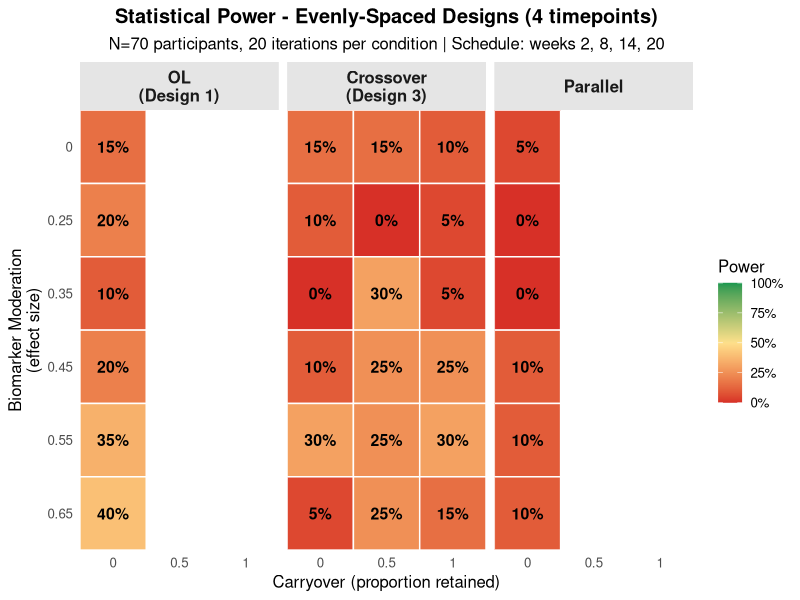

The R source for this figure:
# N-of-1 Trial Simulation - Evenly-Spaced Measurement Designs
# OL, Crossover, and Parallel designs with 4 evenly-spaced measurement points
# These designs have uniform temporal sampling

rm(list = ls())
suppressPackageStartupMessages({
  library(tidyverse)
  library(nlme)
  library(MASS)
  library(conflicted)
})

# Resolve conflicts
conflicts_prefer(dplyr::select)
conflicts_prefer(dplyr::filter)
conflicts_prefer(dplyr::lag)
conflicts_prefer(nlme::lme)

# ============================================================================
# PARAMETERS
# ============================================================================

n_participants <- 70
n_iterations <- 20

# Three-factor response model - RATE-BASED (points per week)
BR_rate <- 0.5  # Biological Response: drug improvement rate
ER_rate <- 0.2  # Expectancy Response: placebo improvement rate
TR_rate <- 0.1  # Time-variant Response: natural improvement rate
treatment_effect <- BR_rate  # Alias for display purposes

baseline_mean <- 10.0       # Mean baseline response
between_subject_sd <- 2.0   # SD of participant random effects
within_subject_sd <- 1.8    # SD of measurement noise
biomarker_mean <- 5.0       # Mean biomarker value
biomarker_sd <- 2.0         # SD of biomarker

# Correlation parameters (from Hendrickson)
c.br <- 0.8  # BR autocorrelation across timepoints
c.er <- 0.8  # ER autocorrelation across timepoints
c.tr <- 0.8  # TR autocorrelation across timepoints
c.cf1t <- 0.2  # Same-time cross-correlation
c.cfct <- 0.1  # Different-time cross-correlation
c.bm_baseline <- 0.3   # Biomarker-baseline correlation
c.baseline_resp <- 0.4 # Baseline-response correlation

# Allowed correlation values (finite grid for consistent results)
allowed_correlations <- c(0, 0.1, 0.2, 0.3, 0.4, 0.5, 0.6)

# Parameter grid - OL, Crossover, and Parallel designs only
param_grid <- bind_rows(
  # Open-label design (power conditions)
  expand_grid(
    design = "ol",
    biomarker_moderation = c(0.25, 0.35, 0.45, 0.55, 0.65),
    biomarker_correlation = c(0.3),
    carryover = c(0)
  ),
  # Type I error condition for OL
  expand_grid(
    design = "ol",
    biomarker_moderation = c(0),
    biomarker_correlation = c(0),
    carryover = c(0)
  ),
  # Crossover design (power conditions)
  expand_grid(
    design = "crossover",
    biomarker_moderation = c(0.25, 0.35, 0.45, 0.55, 0.65),
    biomarker_correlation = c(0.3),
    carryover = c(0, 0.5, 1)
  ),
  # Type I error condition for Crossover
  expand_grid(
    design = "crossover",
    biomarker_moderation = c(0),
    biomarker_correlation = c(0),
    carryover = c(0, 0.5, 1)
  ),
  # Parallel design (power conditions)
  expand_grid(
    design = "parallel",
    biomarker_moderation = c(0, 0.25, 0.35, 0.45, 0.55, 0.65),
    biomarker_correlation = c(0.3),
    carryover = c(0)
  )
)

# ============================================================================
# BUILD SIGMA WITH GUARANTEED PD (Time-Based AR(1))
# ============================================================================

build_sigma_guaranteed_pd <- function(weeks, c.bm, params) {
  n_tp <- length(weeks)

  br_idx <- 1:n_tp
  er_idx <- (n_tp + 1):(2 * n_tp)
  tr_idx <- (2 * n_tp + 1):(3 * n_tp)
  bm_idx <- 3 * n_tp + 1
  bl_idx <- 3 * n_tp + 2

  # STAGE 1: Build Sigma_22 (2x2) - Biomarker & Baseline
  Sigma_22 <- matrix(c(
    biomarker_sd^2,
    c.bm_baseline * biomarker_sd * between_subject_sd,
    c.bm_baseline * biomarker_sd * between_subject_sd,
    between_subject_sd^2
  ), 2, 2)

  # STAGE 2: Build Sigma_11 (3*n_tp x 3*n_tp) - Response components
  build_ar1_time <- function(weeks, rho, sigma) {
    n <- length(weeks)
    Cov <- matrix(0, n, n)
    for (i in 1:n) {
      for (j in 1:n) {
        time_lag <- abs(weeks[i] - weeks[j])
        Cov[i, j] <- sigma^2 * rho^time_lag
      }
    }
    return(Cov)
  }

  Sigma_BR <- build_ar1_time(weeks, c.br, within_subject_sd)
  Sigma_ER <- build_ar1_time(weeks, c.er, within_subject_sd)
  Sigma_TR <- build_ar1_time(weeks, c.tr, within_subject_sd)

  Sigma_11 <- matrix(0, 3 * n_tp, 3 * n_tp)
  Sigma_11[br_idx, br_idx] <- Sigma_BR
  Sigma_11[er_idx, er_idx] <- Sigma_ER
  Sigma_11[tr_idx, tr_idx] <- Sigma_TR

  for (i in 1:n_tp) {
    for (j in 1:n_tp) {
      time_lag <- abs(weeks[i] - weeks[j])
      cross_cov <- if (i == j) {
        c.cf1t * within_subject_sd^2
      } else {
        c.cfct * within_subject_sd^2 * (0.9^time_lag)
      }
      Sigma_11[br_idx[i], er_idx[j]] <- cross_cov
      Sigma_11[er_idx[j], br_idx[i]] <- cross_cov
      Sigma_11[br_idx[i], tr_idx[j]] <- cross_cov
      Sigma_11[tr_idx[j], br_idx[i]] <- cross_cov
      Sigma_11[er_idx[i], tr_idx[j]] <- cross_cov
      Sigma_11[tr_idx[j], er_idx[i]] <- cross_cov
    }
  }

  # STAGE 3: Build Sigma_12 with automatic scaling
  effective_c.bm <- c.bm
  effective_c.baseline <- c.baseline_resp

  for (attempt in 1:10) {
    Sigma_12 <- matrix(0, 3 * n_tp, 2)
    Sigma_12[br_idx, 1] <- effective_c.bm * within_subject_sd * biomarker_sd
    Sigma_12[er_idx, 1] <- effective_c.bm * 0.5 * within_subject_sd * biomarker_sd
    Sigma_12[tr_idx, 1] <- effective_c.bm * 0.5 * within_subject_sd * biomarker_sd
    Sigma_12[br_idx, 2] <- effective_c.baseline * within_subject_sd * between_subject_sd
    Sigma_12[er_idx, 2] <- effective_c.baseline * within_subject_sd * between_subject_sd
    Sigma_12[tr_idx, 2] <- effective_c.baseline * within_subject_sd * between_subject_sd

    Sigma_22_inv <- solve(Sigma_22)
    cross_term <- Sigma_12 %*% Sigma_22_inv %*% t(Sigma_12)
    Sigma_cond <- Sigma_11 - cross_term
    min_eig <- min(eigen(Sigma_cond, only.values = TRUE)$values)

    if (min_eig > 1e-6) break

    if (effective_c.bm > 0) {
      new_c.bm <- allowed_correlations[max(1, which(allowed_correlations == effective_c.bm) - 1)]
      if (new_c.bm != effective_c.bm) {
        cat(sprintf("  Snapped biomarker correlation %.2f -> %.2f\n", effective_c.bm, new_c.bm))
        effective_c.bm <- new_c.bm
        next
      }
    }

    if (effective_c.baseline > 0.2) {
      effective_c.baseline <- 0.2
      cat("  Also reduced baseline correlation to 0.20\n")
      next
    }

    warning("Could not achieve PD after all reductions")
    break
  }

  # Build full sigma
  total_dim <- 3 * n_tp + 2
  Sigma <- matrix(0, total_dim, total_dim)
  Sigma[1:(3*n_tp), 1:(3*n_tp)] <- Sigma_11
  Sigma[(3*n_tp+1):total_dim, (3*n_tp+1):total_dim] <- Sigma_22
  Sigma[1:(3*n_tp), (3*n_tp+1):total_dim] <- Sigma_12
  Sigma[(3*n_tp+1):total_dim, 1:(3*n_tp)] <- t(Sigma_12)

  indices <- list(
    br = br_idx, er = er_idx, tr = tr_idx,
    bm = bm_idx, bl = bl_idx, n_tp = n_tp
  )

  return(list(
    Sigma = Sigma,
    Sigma_22 = Sigma_22,
    Sigma_cond = Sigma_cond,
    Sigma_12 = Sigma_12,
    indices = indices,
    effective_c.bm = effective_c.bm
  ))
}

# ============================================================================
# TWO-STAGE GENERATION
# ============================================================================

generate_participant_twostage <- function(sigma_parts, idx) {
  Sigma_22 <- sigma_parts$Sigma_22
  Sigma_cond <- sigma_parts$Sigma_cond
  Sigma_12 <- sigma_parts$Sigma_12
  n_tp <- idx$n_tp

  # Stage 1: Generate (biomarker, baseline)
  stage1 <- mvrnorm(1, mu = c(biomarker_mean, baseline_mean), Sigma = Sigma_22)
  biomarker <- stage1[1]
  baseline <- stage1[2]

  # Stage 2: Generate responses conditional on stage 1
  z <- c(biomarker - biomarker_mean, baseline - baseline_mean)
  cond_mean <- as.vector(Sigma_12 %*% solve(Sigma_22) %*% z)
  responses <- mvrnorm(1, mu = cond_mean, Sigma = Sigma_cond)

  list(
    biomarker = biomarker,
    baseline = baseline,
    br_random = responses[idx$br],
    er_random = responses[idx$er],
    tr_random = responses[idx$tr]
  )
}

# ============================================================================
# DESIGN STRUCTURES - EVENLY-SPACED SCHEDULE
# ============================================================================

# 4 evenly-spaced points (6-week gaps) for OL, Crossover, Parallel
measurement_weeks <- c(2, 8, 14, 20)

create_ol_design <- function(n_participants, measurement_weeks) {
  expand_grid(
    participant_id = 1:n_participants,
    week = measurement_weeks
  ) %>%
    mutate(
      path = 1,
      treatment = 1,
      expectancy = 1.0
    )
}

create_crossover_design <- function(n_participants, measurement_weeks) {
  sequence_assignment <- sample(rep(1:2, length.out = n_participants))
  midpoint <- median(measurement_weeks)

  expand_grid(
    participant_id = 1:n_participants,
    week = measurement_weeks
  ) %>%
    mutate(
      path = sequence_assignment[participant_id],
      treatment = case_when(
        week <= midpoint & path == 1 ~ 1,
        week <= midpoint & path == 2 ~ 0,
        week > midpoint & path == 1 ~ 0,
        week > midpoint & path == 2 ~ 1,
        TRUE ~ NA_real_
      ),
      expectancy = 0.5
    )
}

create_parallel_design <- function(n_participants, measurement_weeks) {
  treatment_assignment <- sample(rep(0:1, length.out = n_participants))

  expand_grid(
    participant_id = 1:n_participants,
    week = measurement_weeks
  ) %>%
    mutate(
      path = treatment_assignment[participant_id] + 1,
      treatment = treatment_assignment[participant_id],
      expectancy = 0.5
    )
}

# ============================================================================
# RUN SIMULATION
# ============================================================================

# Set up logging
log_file <- "../output/simulation_evenly_spaced_log.txt"
if (!dir.exists("../output")) dir.create("../output", recursive = TRUE)
sink(log_file, split = TRUE)

cat("Running EVENLY-SPACED designs simulation...\n")
cat("Designs: OL, Crossover, Parallel (4 measurement points)\n")
cat("Schedule: weeks", paste(measurement_weeks, collapse = ", "), "\n")
cat("Treatment effect =", treatment_effect, "\n")
cat("Participants =", n_participants, "\n")
cat("Iterations per condition =", n_iterations, "\n\n")

results <- tibble()

for (i in 1:nrow(param_grid)) {
  params <- as.list(param_grid[i, ])
  cat(sprintf(
    "Condition %d: design=%s, bm_mod=%.2f, carryover=%.2f\n",
    i, params$design, params$biomarker_moderation, params$carryover
  ))

  for (iter in 1:n_iterations) {
    set.seed(iter * 1000 + i)

    if (params$design == "ol") {
      trial_design <- create_ol_design(n_participants, measurement_weeks)
    } else if (params$design == "crossover") {
      trial_design <- create_crossover_design(n_participants, measurement_weeks)
    } else {
      trial_design <- create_parallel_design(n_participants, measurement_weeks)
    }

    n_timepoints <- length(measurement_weeks)

    sigma_parts <- build_sigma_guaranteed_pd(
      measurement_weeks,
      params$biomarker_correlation,
      params
    )
    idx <- sigma_parts$indices
    effective_bm_corr <- sigma_parts$effective_c.bm

    all_participant_data <- list()
    for (pid in 1:n_participants) {
      result <- generate_participant_twostage(sigma_parts, idx)
      all_participant_data[[pid]] <- tibble(
        participant_id = pid,
        biomarker = result$biomarker,
        baseline = result$baseline,
        br_random = result$br_random,
        er_random = result$er_random,
        tr_random = result$tr_random
      )
    }

    participant_data <- bind_rows(all_participant_data) %>%
      group_by(participant_id) %>%
      mutate(timepoint_idx = row_number()) %>%
      ungroup()

    bm_mod <- params$biomarker_moderation

    trial_data <- trial_design %>%
      group_by(participant_id) %>%
      mutate(timepoint_idx = row_number()) %>%
      ungroup() %>%
      left_join(participant_data, by = c("participant_id", "timepoint_idx")) %>%
      group_by(participant_id) %>%
      arrange(week) %>%
      mutate(
        weeks_on_drug = cumsum(treatment),
        weeks_with_expectancy = cumsum(expectancy),
        weeks_in_trial = week - min(week),
        time_off = cumsum(treatment == 0),
        carryover_effect = as.numeric(
          treatment == 0 & lag(treatment, default = 1) == 1
        ),
        bm_centered = (biomarker - biomarker_mean) / biomarker_sd,
        BR_mean = {
          effective_BR_rate <- BR_rate * (1 + bm_mod * bm_centered)
          br_accumulated <- lag(weeks_on_drug, default = 0) * effective_BR_rate
          first_off <- treatment == 0 & lag(treatment, default = 1) == 1
          ifelse(treatment == 1,
            weeks_on_drug * effective_BR_rate,
            ifelse(first_off, br_accumulated * params$carryover, 0)
          )
        },
        BR = BR_mean + br_random,
        ER_mean = weeks_with_expectancy * ER_rate,
        ER = ER_mean + er_random,
        TR_mean = weeks_in_trial * TR_rate,
        TR = TR_mean + tr_random,
        response = baseline + BR + ER + TR
      ) %>%
      ungroup()

    model_result <- tryCatch({
      trial_data <- trial_data %>%
        mutate(bm_centered = biomarker - mean(biomarker))

      if (params$design == "ol") {
        # OL: use time x biomarker interaction
        model <- lme(
          response ~ bm_centered * week,
          random = ~ 1 | participant_id,
          correlation = corCAR1(form = ~ week | participant_id),
          data = trial_data,
          control = lmeControl(opt = "optim")
        )
        interaction_term <- "bm_centered:week"
      } else {
        # Crossover/Parallel: use treatment x biomarker interaction
        if (params$carryover > 0) {
          model <- lme(
            response ~ treatment * bm_centered + week + carryover_effect,
            random = ~ 1 | participant_id,
            correlation = corCAR1(form = ~ week | participant_id),
            data = trial_data,
            control = lmeControl(opt = "optim")
          )
        } else {
          model <- lme(
            response ~ treatment * bm_centered + week,
            random = ~ 1 | participant_id,
            correlation = corCAR1(form = ~ week | participant_id),
            data = trial_data,
            control = lmeControl(opt = "optim")
          )
        }
        interaction_term <- "treatment:bm_centered"
      }

      coefs <- summary(model)$tTable
      idx_coef <- which(rownames(coefs) == interaction_term)

      tibble(
        iteration = iter,
        design = params$design,
        biomarker_moderation = params$biomarker_moderation,
        biomarker_correlation = effective_bm_corr,
        carryover = params$carryover,
        effect_size = coefs[idx_coef, "Value"],
        se = coefs[idx_coef, "Std.Error"],
        t_value = coefs[idx_coef, "t-value"],
        p_value = coefs[idx_coef, "p-value"],
        significant = coefs[idx_coef, "p-value"] < 0.05
      )
    }, error = function(e) {
      cat("  Error in iteration", iter, ":", conditionMessage(e), "\n")
      tibble(
        iteration = iter,
        design = params$design,
        biomarker_moderation = params$biomarker_moderation,
        biomarker_correlation = effective_bm_corr,
        carryover = params$carryover,
        effect_size = NA, se = NA, t_value = NA, p_value = NA, significant = NA
      )
    })

    results <- bind_rows(results, model_result)
  }
}

# ============================================================================
# SUMMARIZE AND SAVE
# ============================================================================

cat("\n", strrep("=", 50), "\n")
cat("RESULTS - EVENLY-SPACED DESIGNS\n")
cat(strrep("=", 50), "\n\n")

summary_results <- results %>%
  group_by(design, biomarker_moderation, biomarker_correlation, carryover) %>%
  summarize(
    power = mean(significant, na.rm = TRUE),
    mean_effect = mean(effect_size, na.rm = TRUE),
    sd_effect = sd(effect_size, na.rm = TRUE),
    n = n(),
    .groups = "drop"
  )

print(summary_results)

# ============================================================================
# VISUALIZATION
# ============================================================================

library(viridis)

plot_power_heatmap <- function(data) {
  design_labels <- c(
    "ol" = "OL\n(Design 1)",
    "crossover" = "Crossover\n(Design 3)",
    "parallel" = "Parallel"
  )

  data <- data %>%
    mutate(
      carryover = factor(carryover),
      biomarker_moderation = factor(
        biomarker_moderation,
        levels = rev(sort(unique(biomarker_moderation)))
      ),
      design = factor(
        design_labels[as.character(design)],
        levels = design_labels
      )
    )

  p <- ggplot(
    data,
    aes(x = carryover, y = biomarker_moderation, fill = power)
  ) +
    geom_tile(color = "white", linewidth = 0.5) +
    geom_text(
      aes(label = sprintf("%.0f%%", power * 100)),
      color = "black",
      size = 4,
      fontface = "bold"
    ) +
    scale_fill_gradient2(
      name = "Power",
      low = "#d73027",
      mid = "#fee08b",
      high = "#1a9850",
      midpoint = 0.5,
      limits = c(0, 1),
      labels = scales::percent
    ) +
    scale_x_discrete(expand = c(0, 0)) +
    scale_y_discrete(expand = c(0, 0)) +
    facet_wrap(~design, ncol = 3) +
    labs(
      title = "Statistical Power - Evenly-Spaced Designs (4 timepoints)",
      subtitle = sprintf(
        "N=%d participants, %d iterations per condition | Schedule: weeks %s",
        n_participants, n_iterations, paste(measurement_weeks, collapse = ", ")
      ),
      x = "Carryover (proportion retained)",
      y = "Biomarker Moderation\n(effect size)"
    ) +
    theme_minimal(base_size = 12) +
    theme(
      panel.grid = element_blank(),
      axis.ticks = element_blank(),
      plot.title = element_text(hjust = 0.5, face = "bold"),
      plot.subtitle = element_text(hjust = 0.5),
      legend.position = "right",
      strip.text = element_text(face = "bold", size = 12),
      strip.background = element_rect(fill = "grey90", color = NA)
    )

  return(p)
}

p_heatmap <- plot_power_heatmap(summary_results)
print(p_heatmap)

# Save outputs
output_dir <- "../output"
if (!dir.exists(output_dir)) dir.create(output_dir, recursive = TRUE)

ggsave(
  file.path(output_dir, "power_heatmap_evenly_spaced.pdf"),
  p_heatmap,
  width = 12,
  height = 7
)

save(
  results, summary_results,
  file = file.path(output_dir, "simulation_evenly_spaced_results.RData")
)

cat("\nDone! Results saved to", output_dir, "\n")
cat("- power_heatmap_evenly_spaced.pdf\n")
cat("- simulation_evenly_spaced_results.RData\n")

# Close log file
sink()
